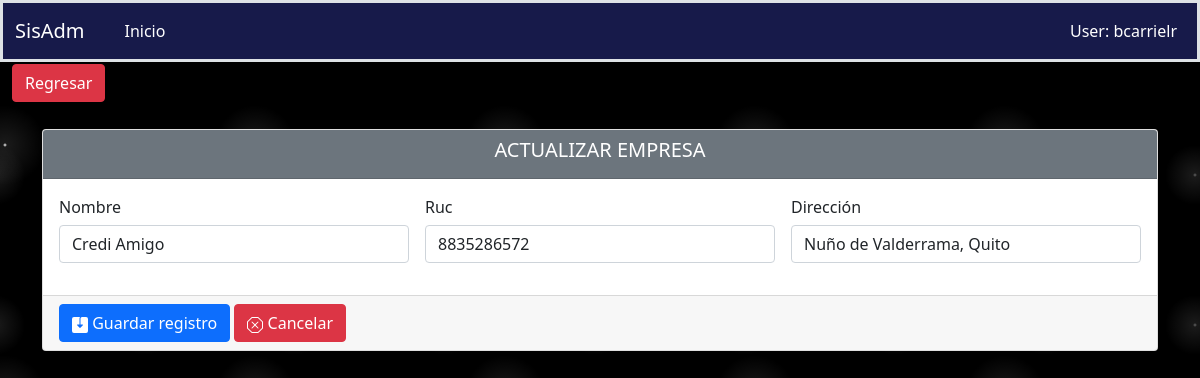
Page /novedades/actualizarempresa/2 on the earlier database version.
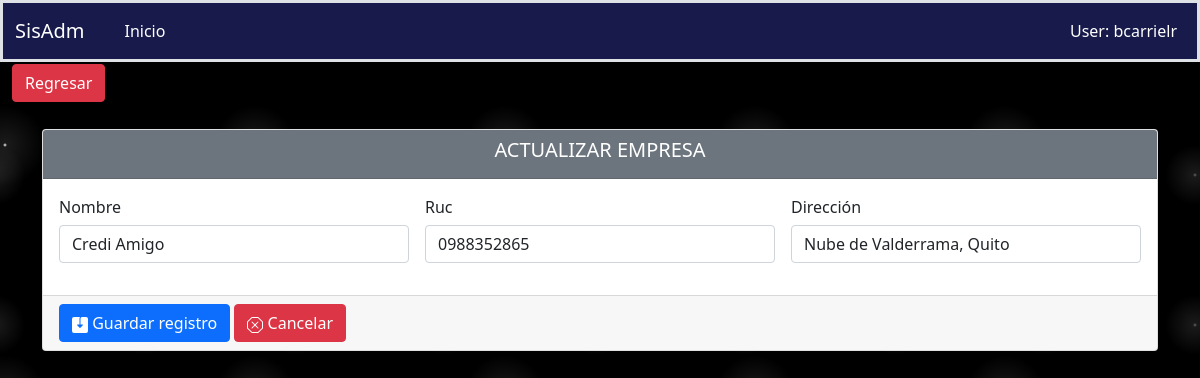
Same page on the later database version.
### aplicaciones/novedades/models.py (models this page shows, shortened)
class Empresas(Base):
    nombre = models.CharField(max_length=30,)
    direccion = models.CharField(max_length=100,)
    ruc = models.CharField(max_length=10)
    class Meta:
        verbose_name = "Empresa"
        verbose_name_plural = "Empresas"
        ordering = ['id']

### aplicaciones/novedades/views/empresa/views.py (the view)
# urls.py: path('actualizarempresa/<int:pk>', ActualizarEmpresa.as_view(), name="actualizarempresa"),
class ActualizarEmpresa(UpdateView):
    model = Empresas
    template_name = "empresa/crearempresa.html"
    success_url = reverse_lazy('novedades:lisempresa')
    form_class = EmpresaForm
    def get_context_data(self, **kwargs):
        context = super().get_context_data(**kwargs)
        context['action_save'] = self.request.path
        context['url_anterior'] = '/novedades/lisempresa'
        context['titulo'] = 'ACTUALIZAR EMPRESA'
        context['listar_url'] = '/novedades/lisempresa'
        return context

### aplicaciones/novedades/forms.py
class EmpresaForm(ModelForm):
    class Meta:
        model = Empresas
        fields = '__all__'
        exclude=['usuario']
        widgets = {
            'nombre': forms.TextInput(attrs={'class': 'form-control'}),
            'ruc': forms.NumberInput(attrs={'class': 'form-control'}),
            'direccion': forms.TextInput(attrs={'class': 'form-control'}),
        }

### aplicaciones/novedades/templates/empresa/crearempresa.html (shortened to what this page needs)
{% extends 'formulario.html' %}
{% load static %}
{% block controls %}
    <form class="row g-3 needs-validation shadow-lg p-3 mb-5 bg-body rounded" novalidate>
        <div class="col-md-4 ">
            <label for="nombre"><h6>Nombre</h6></label>
            {{ form.nombre }}
          </div>
        <div class="col-md-4">
            <label for="genero"><h6>Ruc</h6></label>
              {{ form.ruc }}
          </div>
        <div class="col-md-4">
          <label for="direccion"><h6>Dirección</h6></label>
            {{ form.direccion }}
        </div>
    </form>
{% endblock %}

Differences in the rows shown:
changed Empresas "Credi Amigo": ruc "8835286572" → "0988352865"; direccion "Nuño de Valderrama, Quito" → "Nube de Valderrama, Quito"
